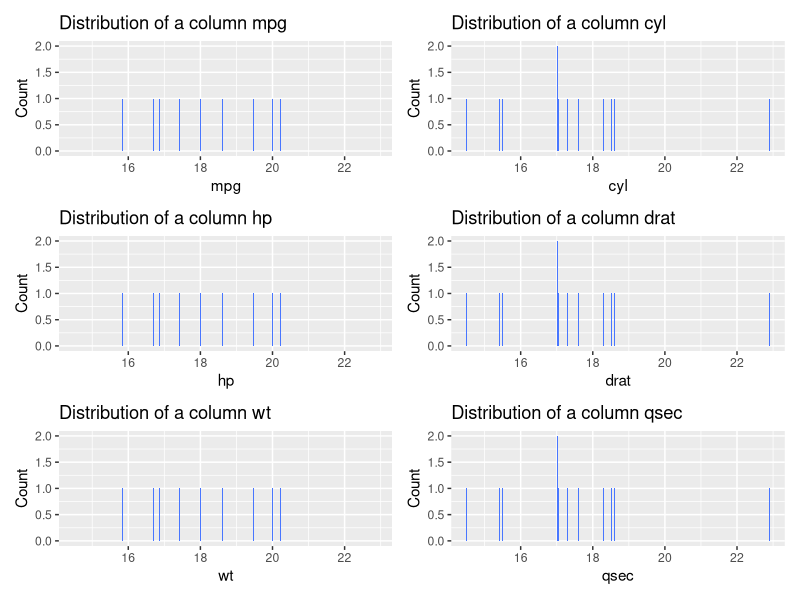

Here is the R script that generated this plot: (Note: this script raises an error after producing the figure.)
plot_bar_qual <- function(df, variables = NULL){
  # for(i in variables){
  #   if (class(df[,i]) == 'numeric'){
  #     stop("One of the variables is not a quality variable.")
  #   }
  # }
  k <- 1
  dl <- length(variables)
  for(i in 1:(dl-1)){
    if(dl%% i == 0){
      k <- i
    } else{
      k <- k
    }
  }
  frame <- as.data.frame(df %>% 
    select(variables))
  cols <- colnames(frame)
  p <- list()
  for(i in 1:dl){
    p[[i]] <- frame %>% 
      ggplot(aes(x = frame[,i]))+
      geom_bar(fill = 'royalblue1')+
      labs(x = cols[i], 
           y = 'Count',
           title = paste("Distribution of a column", cols[i]))
  }
  wrap_plots(p,nrow = k,ncol = dl/k)
}
library(dplyr)
library(ggplot2)
library(patchwork)
plot_bar_qual(mtcars,c(1,2,4,5,6,7))
mtcars
variables <- c(1,2,4,5)
frame <- iris %>% 
  select(c(1,2,4,5))

df <- iris
print(as.data.frame(frame) %>% 
        ggplot(aes(x = frame[,4]))+
        geom_bar(fill = 'royalblue1')+
        labs(x = cols[4], 
             y = 'Count',
             title = paste("Distribution of a column", cols[4])))
